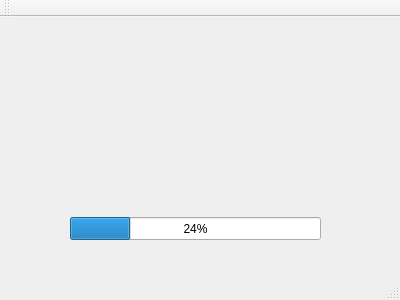
<?xml version="1.0" encoding="UTF-8"?>
<ui version="4.0">
 <class>MainWindow</class>
 <widget class="QMainWindow" name="MainWindow">
  <property name="geometry">
   <rect>
    <x>0</x>
    <y>0</y>
    <width>400</width>
    <height>300</height>
   </rect>
  </property>
  <property name="windowTitle">
   <string>MainWindow</string>
  </property>
  <widget class="QWidget" name="centralWidget">
   <widget class="QRoundProgressBar" name="roundprogressbar" native="true">
    <property name="geometry">
     <rect>
      <x>50</x>
      <y>30</y>
      <width>151</width>
      <height>101</height>
     </rect>
    </property>
   </widget>
   <widget class="QProgressBar" name="redProgressBar">
    <property name="geometry">
     <rect>
      <x>70</x>
      <y>200</y>
      <width>251</width>
      <height>23</height>
     </rect>
    </property>
    <property name="styleSheet">
     <string notr="true">QProgressBar[redProgressBar = &quot;true&quot;]{  
    color : solid gray;  
    border: 2px solid gray;  
    border-radius: 5px;  
    background: transparent;  
    padding: 0px;  
    text-align : center ;  
}  
QProgressBar[redProgressBar = &quot;true&quot;]::chunk{  
    background: #B22222;  
}</string>
    </property>
    <property name="value">
     <number>24</number>
    </property>
   </widget>
  </widget>
  <widget class="QMenuBar" name="menuBar">
   <property name="geometry">
    <rect>
     <x>0</x>
     <y>0</y>
     <width>400</width>
     <height>17</height>
    </rect>
   </property>
  </widget>
  <widget class="QToolBar" name="mainToolBar">
   <attribute name="toolBarArea">
    <enum>TopToolBarArea</enum>
   </attribute>
   <attribute name="toolBarBreak">
    <bool>false</bool>
   </attribute>
  </widget>
  <widget class="QStatusBar" name="statusBar"/>
 </widget>
 <layoutdefault spacing="6" margin="11"/>
 <customwidgets>
  <customwidget>
   <class>QRoundProgressBar</class>
   <extends>QWidget</extends>
   <header>QRoundProgressBar.h</header>
   <container>1</container>
  </customwidget>
 </customwidgets>
 <resources/>
 <connections/>
</ui>
